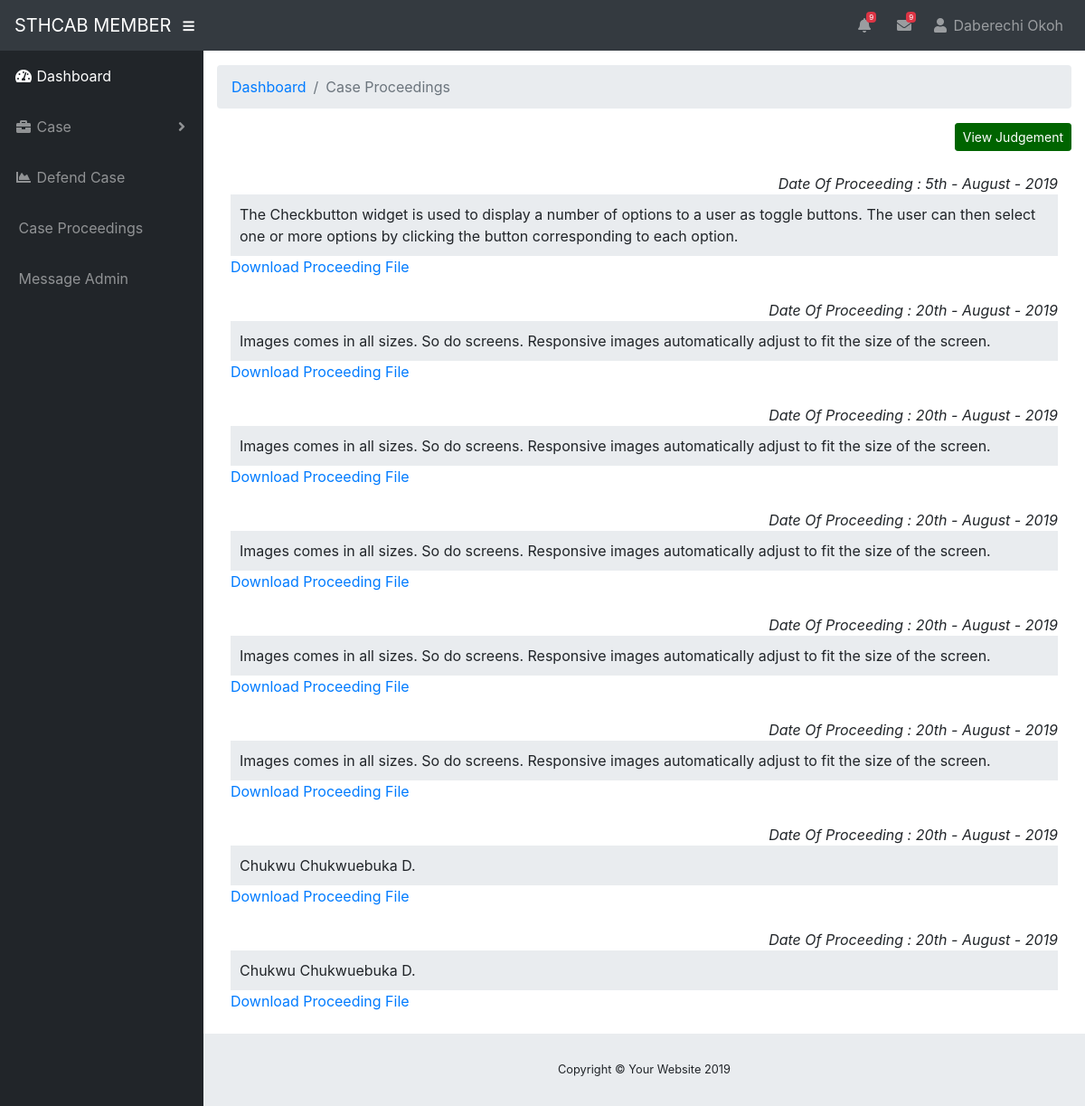
The app's page /member/case_proceeding_view.php?add=STHC/AB/CASE/832 (signed in) with its own data.
### tables this page shows
CREATE TABLE `preceedings` (
  `preceeding_id` int(11) NOT NULL,
  `preceeding` longtext NOT NULL,
  `proceeding_document` varchar(100) NOT NULL,
  `status` varchar(7) NOT NULL,
  `case_id` varchar(20) NOT NULL,
  `member_id` varchar(20) NOT NULL,
  `date_of_preceeding` timestamp NOT NULL DEFAULT CURRENT_TIMESTAMP ON UPDATE CURRENT_TIMESTAMP
);

### contoller/db.php (called while the page is built, shortened)
<?php
	class dbconnect
	{
		function __construct()
		{
					$this->conn = new PDO("mysql:host=localhost;dbname=sthcab",'root','');
		}
	}
?>

### contoller/select.php (called while the page is built, shortened)
<?php
include_once 'db.php';
class select extends dbconnect
{
	public function List_case_proceedings($case_id,$member_id)
	{
				$query = "SELECT * FROM preceedings WHERE case_id = ?  AND member_id = ?";
	            $sql = $this->conn->prepare($query);
	            $sql->execute([$case_id,$member_id]);
	            $res = $sql->fetchAll(PDO::FETCH_ASSOC);
	            return $res;
	}
	public function check_if_case($case_id)
	{
				$query = "SELECT * FROM  judgement WHERE case_id = ? ";
	            $sql = $this->conn->prepare($query);
	            $sql->execute([$case_id]);
	            $res = $sql->fetchAll(PDO::FETCH_ASSOC);
	            return $res;
	}
}
?>

### member/case_proceeding_view.php (the view, shortened to what this page needs)
<?php
include_once '../contoller/select.php';
    $select = new select();
    if (isset($_GET['add'])) {
        $case_id = $_GET['add'];
    }
     if (isset($_SESSION['member']['organization_id'])) {
          $member_id = $_SESSION['member']['organization_id'];
    }elseif (isset($_SESSION['member']['individual_id'])){
          $member_id = $_SESSION['member']['individual_id'];
    }
    $List_case_proceedings = $select->List_case_proceedings($case_id,$member_id);
   $check_if_case =  $select->check_if_case($case_id)
?>
<!DOCTYPE html>
<html lang="en">
<head>
  <link href="vendor/fontawesome-free/css/all.min.css" rel="stylesheet" type="text/css">
  <link href="vendor/datatables/dataTables.bootstrap4.css" rel="stylesheet">
  <link href="css/sb-admin.css" rel="stylesheet">
</head>
<body id="page-top">
  <?php
        include_once 'include/navbar.php';
  ?>
  <div id="wrapper">
    <?php
        include_once 'include/sidebar.php';
    ?>
 <div id="content-wrapper">
      <div class="container-fluid">
        <ol class="breadcrumb">
          <li class="breadcrumb-item">
            <a href="index.html">Dashboard</a>
          </li>
          <li class="breadcrumb-item active">Case Proceedings</li>
        </ol>
        <?php
          if ($check_if_case) {
        ?>
           <button class="btn btn-warning btn-sm " data-toggle="modal" data-target="#myModal" style="color: white; border-color:darkgreen; background-color: darkgreen; float: right;">View Judgement</button>
        <?php
          }
        ?>
        <div class="clearfix"></div>
        <br>
      <?php
        foreach ($List_case_proceedings as $value):
      ?>
       <div class="container">
         <i style="float: right;">Date Of Proceeding : <?=date("jS".' - '."F".' - '."Y",strtotime($value['date_of_preceeding']))?> </i>
          <div class="clearfix"></div>
          <div class="well" style="background-color: #E9ECEF; padding:10px;">
           <?=$value['preceeding']?>
          </div>
          <div class="">
              <a href="<?='admin/preceeding_document/'.$value['preceeding_document']?>" download="">Download Proceeding File</a>
          </div>
        </div>
        <br>
      <?php
          endforeach;
      ?>
      </div>
      <footer class="sticky-footer">
        <div class="container my-auto">
          <div class="copyright text-center my-auto">
            <span>Copyright © Your Website 2019</span>
          </div>
        </div>
      </footer>
    </div>
</body>
</html>

### records on screen
preceedings: date_of_preceeding "5th - August - 2019", preceeding "The Checkbutton widget is used to display a number of options to a user as toggle buttons. The user can then select one or more options by clicking the button corresponding to each option."
preceedings: date_of_preceeding "20th - August - 2019", preceeding "Images comes in all sizes. So do screens. Responsive images automatically adjust to fit the size of the screen."
preceedings: date_of_preceeding "20th - August - 2019", preceeding "Images comes in all sizes. So do screens. Responsive images automatically adjust to fit the size of the screen."
preceedings: date_of_preceeding "20th - August - 2019", preceeding "Images comes in all sizes. So do screens. Responsive images automatically adjust to fit the size of the screen."
preceedings: date_of_preceeding "20th - August - 2019", preceeding "Images comes in all sizes. So do screens. Responsive images automatically adjust to fit the size of the screen."
preceedings: date_of_preceeding "20th - August - 2019", preceeding "Images comes in all sizes. So do screens. Responsive images automatically adjust to fit the size of the screen."
preceedings: date_of_preceeding "20th - August - 2019", preceeding "Chukwu Chukwuebuka D."
preceedings: date_of_preceeding "20th - August - 2019", preceeding "Chukwu Chukwuebuka D."

### other values on screen
$_SESSION['member']['individual_fullname'] "Daberechi Okoh"
